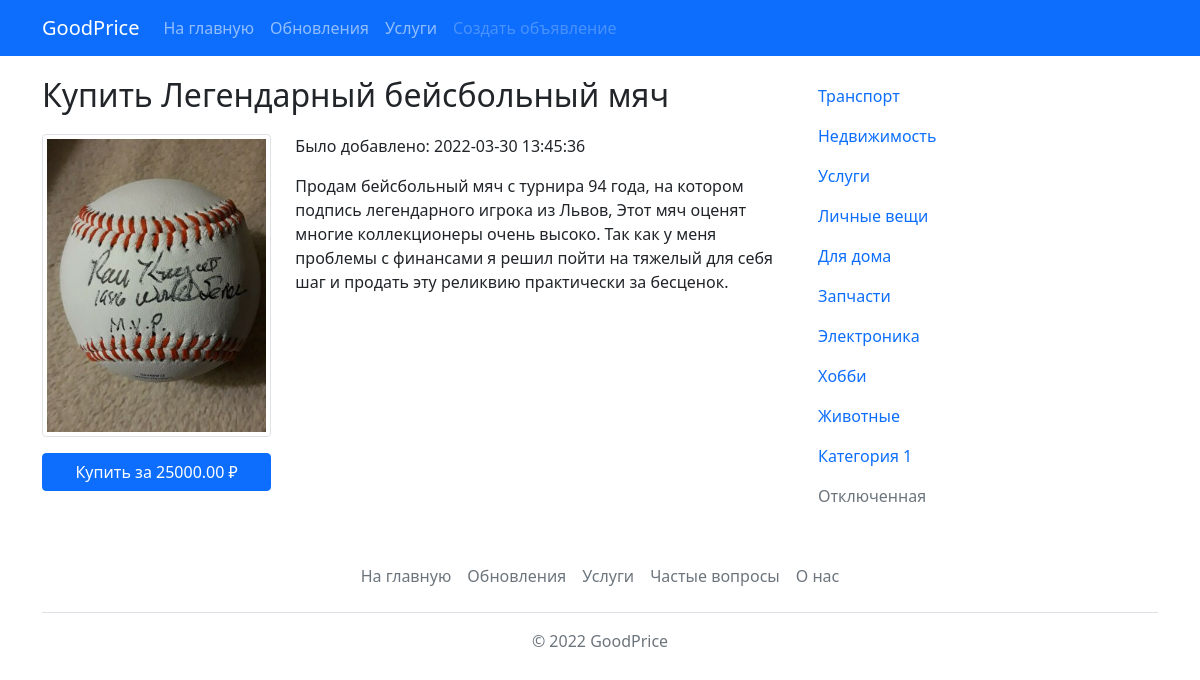
The app's page /product/4 with its own data.
### tables this page shows
CREATE TABLE `product` (
  `id` int(11) NOT NULL,
  `name` varchar(64) NOT NULL,
  `email` varchar(64) NOT NULL,
  `price` decimal(12,2) NOT NULL,
  `image` varchar(64) NOT NULL,
  `text` text NOT NULL,
  `categoryID` int(11) NOT NULL,
  `timeAdd` datetime NOT NULL
);

CREATE TABLE `categories` (
  `id` int(11) NOT NULL,
  `name` varchar(32) NOT NULL,
  `description` varchar(128) NOT NULL,
  `url` varchar(32) NOT NULL
);

### config.php (called while the page is built, shortened)
<?php
    $getUrl = $_SERVER["REQUEST_URI"];
?>

### product.php (the view, shortened to what this page needs)
<?php
    require_once 'config.php';
    if(isset($match[1])) {
        $productId = $match[1];
        $sql = "SELECT * FROM product WHERE id = '$productId'";
        $query = mysqli_query($dbConnect, $sql) or die(mysqli_error($dbConnect));
        $product = mysqli_fetch_assoc($query);
    }
    require_once 'template/header.php';
?>
    <div class="container create">
        <div class="row">
            <div class="col-xl-8">
            <h2>Купить <?=$product['name']?></h2>
                <div class="row">
                    <div class="col-xl-4">
                        <img src="<?=$product['image']?>" class="img-thumbnail" alt="Купить <?=$product['name']?>">
                        <button class="btn btn-primary col-xl-12 mt-3" type="button">Купить за <?=$product['price']?> ₽</button>
                    </div>
                    <div class="col-xl-8">
                        <p>Было добавлено: <?=$product['timeAdd'] ?></p>
                        <p><?=nl2br($product['text'])?></p>
                    </div>
                </div>
            </div>
            <div class="col-xl-4">
                <?php require_once 'template/sidebar.php' ?>
            </div>
        </div>
    </div>
<?php require_once 'template/footer.php' ?>

### template/sidebar.php
<?php
    $sql = "SELECT * FROM categories";
    $query = mysqli_query($dbConnect, $sql) or die(mysqli_error($dbConnect));
?>
                <ul class="nav flex-column">
                    <?php
                        foreach($query as $category) {
                            if($getUrl == '/category/'.$category['id']){
                                $activeSidebar = 'active';
                            } else{
                                $activeSidebar = '';
                            }
                            echo "
                            <li class=\"nav-item\">
                                <a class=\"nav-link $activeSidebar\" href=\"/category/{$category['id']}\">{$category['name']}</a>
                            </li>".PHP_EOL;
                        }
                    ?>
                    <li class="nav-item">
                        <a class="nav-link" href="#">Категория 1</a>
                    </li>
                    <li class="nav-item">
                        <a class="nav-link disabled">Отключенная</a>
                    </li>
                </ul>

### style/style.css (style rules this page uses)
.create { margin-top: 20px; }
.create h2 { margin-bottom: 20px; }

### records on screen
product: name "Легендарный бейсбольный мяч", image (picture), price "25000.00", timeAdd "2022-03-30 13:45:36", text "Продам бейсбольный мяч с турнира 94 года, на котором подпись легендарного игрока из Львов, Этот мяч оценят многие коллекционеры очень высоко. Так как у меня проблемы с финансами я решил пойти на тяжелый для себя шаг и продать эту реликвию практически за бесценок."
categories: name "Транспорт"
categories: name "Недвижимость"
categories: name "Услуги"
categories: name "Личные вещи"
categories: name "Для дома"
categories: name "Запчасти"
categories: name "Электроника"
categories: name "Хобби"
categories: name "Животные"
